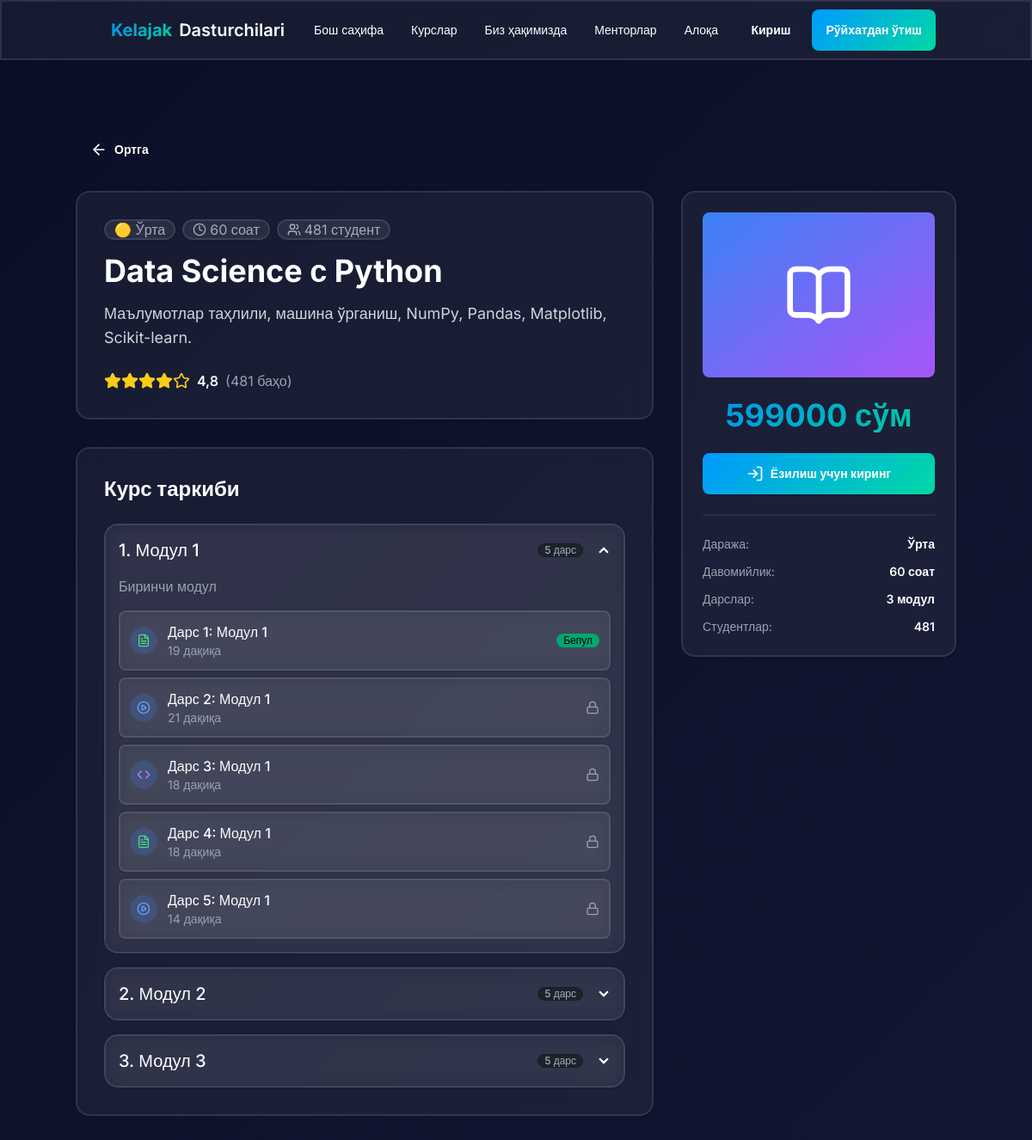
The page /courses/data-science-python/ on the database its author committed.
### courses/models.py (models this page shows, shortened)
class Course(models.Model):
    LEVEL_CHOICES = (
        ('beginner', 'Бошланувчи'),
        ('intermediate', 'Ўрта'),
        ('advanced', 'Илғор'),
    )
    title = models.CharField(max_length=200, verbose_name='Номи')
    slug = models.SlugField(unique=True, blank=True)
    description = models.TextField(verbose_name='Тавсиф')
    thumbnail = models.ImageField(upload_to='courses/', blank=True, null=True, verbose_name='Расм')
    level = models.CharField(max_length=20, choices=LEVEL_CHOICES, default='beginner', verbose_name='Даража')
    duration_hours = models.IntegerField(default=0, verbose_name='Давомийлик (соат)')
    is_free = models.BooleanField(default=False, verbose_name='Бепулми?')
    price = models.DecimalField(max_digits=10, decimal_places=2, default=0, verbose_name='Нарх')
    students_count = models.IntegerField(default=0, verbose_name='Талабалар сони')
    rating = models.FloatField(default=0.0, verbose_name='Рейтинг')
    is_published = models.BooleanField(default=False, verbose_name='Чоп этилганми?')
    created_at = models.DateTimeField(auto_now_add=True)
    updated_at = models.DateTimeField(auto_now=True)
    class Meta:
        verbose_name = 'Курс'
        verbose_name_plural = 'Курслар'
        ordering = ['-created_at']

class Module(models.Model):
    course = models.ForeignKey(Course, on_delete=models.CASCADE, related_name='modules', verbose_name='Курс')
    title = models.CharField(max_length=200, verbose_name='Номи')
    description = models.TextField(blank=True, verbose_name='Тавсиф')
    order = models.IntegerField(default=0, verbose_name='Тартиб')
    created_at = models.DateTimeField(auto_now_add=True)
    class Meta:
        verbose_name = 'Модул'
        verbose_name_plural = 'Модуллар'
        ordering = ['order']

class Lesson(models.Model):
    LESSON_TYPE_CHOICES = (
        ('video', 'Видео'),
        ('text', 'Матн'),
        ('quiz', 'Квиз'),
        ('code', 'Код машқи'),
    )
    module = models.ForeignKey(Module, on_delete=models.CASCADE, related_name='lessons', verbose_name='Модул')
    title = models.CharField(max_length=200, verbose_name='Номи')
    lesson_type = models.CharField(max_length=20, choices=LESSON_TYPE_CHOICES, default='video', verbose_name='Тур')
    content = models.TextField(blank=True, verbose_name='Контент')
    video_url = models.URLField(blank=True, verbose_name='Видео URL')
    duration_minutes = models.IntegerField(default=0, verbose_name='Давомийлик (дақиқа)')
    order = models.IntegerField(default=0, verbose_name='Тартиб')
    xp_reward = models.IntegerField(default=50, verbose_name='XP бонус')
    is_free = models.BooleanField(default=False, verbose_name='Бепулми?')
    created_at = models.DateTimeField(auto_now_add=True)
    updated_at = models.DateTimeField(auto_now=True)
    class Meta:
        verbose_name = 'Дарс'
        verbose_name_plural = 'Дарслар'
        ordering = ['order']

### courses/views.py (the view)
# urls.py: path('<slug:slug>/', views.course_detail, name='course_detail'),
def course_detail(request, slug):
    course = get_object_or_404(Course, slug=slug, is_published=True)
    modules = course.modules.prefetch_related('lessons').all()
    is_enrolled = False
    enrollment = None
    if request.user.is_authenticated:
        enrollment = Enrollment.objects.filter(user=request.user, course=course).first()
        is_enrolled = enrollment is not None
    context = {
        'course': course,
        'modules': modules,
        'is_enrolled': is_enrolled,
        'enrollment': enrollment,
    }
    return render(request, 'courses/course_detail.html', context)

### templates/courses/course_detail.html (shortened to what this page needs)
{% extends 'base.html' %}
{% block content %}
<section class="min-h-screen px-4 py-20">
    <div class="container mx-auto">
        <div class="mb-6" data-aos="fade-right">
            <a href="{% url 'course_list' %}" class="btn btn-ghost text-white">
                <i data-lucide="arrow-left" class="w-5 h-5"></i>
                Ортга
            </a>
        </div>
        <div class="grid grid-cols-1 lg:grid-cols-3 gap-8">
            <div class="lg:col-span-2 space-y-8">
                <div class="glass rounded-2xl p-8" data-aos="fade-up">
                    <div class="flex flex-wrap gap-2 mb-4">
                        <div class="badge badge-lg glass">
                            {% if course.level == 'beginner' %}
                                🟢 Бошланувчи
                            {% elif course.level == 'intermediate' %}
                                🟡 Ўрта
                            {% else %}
                                🔴 Илғор
                            {% endif %}
                        </div>
                        <div class="badge badge-lg glass">
                            <i data-lucide="clock" class="w-4 h-4 mr-1"></i>
                            {{ course.duration_hours }} соат
                        </div>
                        <div class="badge badge-lg glass">
                            <i data-lucide="users" class="w-4 h-4 mr-1"></i>
                            {{ course.students_count }} студент
                        </div>
                    </div>
                    <h1 class="text-3xl md:text-4xl font-bold text-white mb-4">{{ course.title }}</h1>
                    <p class="text-gray-300 text-lg mb-6">{{ course.description }}</p>
                    <div class="flex items-center gap-4">
                        <div class="flex items-center gap-2">
                            <div class="flex text-yellow-400">
                                <i data-lucide="star" class="w-5 h-5 fill-current"></i>
                                <i data-lucide="star" class="w-5 h-5 fill-current"></i>
                                <i data-lucide="star" class="w-5 h-5 fill-current"></i>
                                <i data-lucide="star" class="w-5 h-5 fill-current"></i>
                                <i data-lucide="star" class="w-5 h-5"></i>
                            </div>
                            <span class="text-white font-semibold">{{ course.rating }}</span>
                            <span class="text-gray-400">({{ course.students_count }} баҳо)</span>
                        </div>
                    </div>
                </div>
                <div class="glass rounded-2xl p-8" data-aos="fade-up">
                    <h2 class="text-2xl font-bold text-white mb-6">Курс таркиби</h2>
                    {% if modules %}
                        <div class="space-y-4">
                            {% for module in modules %}
                            <div class="collapse collapse-arrow glass">
                                <div class="collapse-title text-xl font-medium text-white">
                                    <div class="flex items-center justify-between">
                                        <span>{{ forloop.counter }}. {{ module.title }}</span>
                                        <span class="badge badge-sm">{{ module.lessons.count }} дарс</span>
                                    </div>
                                </div>
                                <div class="collapse-content">
                                    <p class="text-gray-400 mb-4">{{ module.description }}</p>
                                    <div class="space-y-2">
                                        {% for lesson in module.lessons.all %}
                                        <div class="flex items-center justify-between p-3 glass rounded-lg hover:bg-white/10 transition-all">
                                            <div class="flex items-center gap-3">
                                                <div class="w-8 h-8 rounded-full bg-blue-500/20 flex items-center justify-center">
                                                    {% if lesson.lesson_type == 'video' %}
                                                        <i data-lucide="play-circle" class="w-4 h-4 text-blue-400"></i>
                                                    {% elif lesson.lesson_type == 'text' %}
                                                        <i data-lucide="file-text" class="w-4 h-4 text-green-400"></i>
                                                    {% elif lesson.lesson_type == 'quiz' %}
                                                        <i data-lucide="help-circle" class="w-4 h-4 text-yellow-400"></i>
                                                    {% else %}
                                                        <i data-lucide="code" class="w-4 h-4 text-purple-400"></i>
                                                    {% endif %}
                                                </div>
                                                <div>
                                                    <p class="text-white font-medium">{{ lesson.title }}</p>
                                                    <p class="text-sm text-gray-400">{{ lesson.duration_minutes }} дақиқа</p>
                                                </div>
                                            </div>
                                            {% if lesson.is_free %}
                                                <div class="badge badge-sm badge-success">Бепул</div>
                                            {% elif not is_enrolled %}
                                                <i data-lucide="lock" class="w-4 h-4 text-gray-400"></i>
                                            {% endif %}
                                        </div>
                                        {% endfor %}
                                    </div>
                                </div>
                            </div>
                            {% endfor %}
                        </div>
                    {% else %}
                        <p class="text-gray-400 text-center py-8">Ҳозирча дарслар қўшилмаган</p>
                    {% endif %}
                </div>
            </div>
            <div class="space-y-6">
                <div class="glass rounded-2xl p-6 sticky top-24" data-aos="fade-up">
                    <div class="w-full h-48 rounded-lg bg-gradient-to-br from-blue-500 to-purple-500 mb-6 overflow-hidden">
                        {% if course.thumbnail %}
                            <img src="{{ course.thumbnail.url }}" alt="{{ course.title }}" class="w-full h-full object-cover">
                        {% else %}
                            <div class="w-full h-full flex items-center justify-center">
                                <i data-lucide="book-open" class="w-20 h-20 text-white"></i>
                            </div>
                        {% endif %}
                    </div>
                    {% if not course.is_free %}
                        <div class="text-center mb-6">
                            <div class="text-4xl font-bold gradient-text">{{ course.price|floatformat:0 }} сўм</div>
                        </div>
                    {% endif %}
                    {% if is_enrolled %}
                        <a href="{% url 'dashboard' %}" class="btn btn-primary-custom w-full text-white mb-4">
                            <i data-lucide="play-circle" class="w-5 h-5"></i>
                            Давом этиш
                        </a>
                        <div class="alert alert-success">
                            <i data-lucide="check-circle" class="w-5 h-5"></i>
                            <span>Сиз бу курсга ёзилгансиз</span>
                        </div>
                        {% if enrollment %}
                        <div class="mt-4">
                            <div class="flex justify-between text-sm text-gray-400 mb-2">
                                <span>Прогресс</span>
                                <span>{{ enrollment.progress_percentage|floatformat:0 }}%</span>
                            </div>
                            <progress class="progress progress-primary w-full" value="{{ enrollment.progress_percentage }}" max="100"></progress>
                        </div>
                        {% endif %}
                    {% else %}
                        {% if user.is_authenticated %}
                            <form method="POST" action="{% url 'enroll_course' course.slug %}">
                                {% csrf_token %}
                                <button type="submit" class="btn btn-primary-custom w-full text-white glow">
                                    <i data-lucide="check" class="w-5 h-5"></i>
                                    {% if course.is_free %}Бепул бошлаш{% else %}Харид қилиш{% endif %}
                                </button>
                            </form>
                        {% else %}
                            <a href="{% url 'login' %}?next={{ request.path }}" class="btn btn-primary-custom w-full text-white">
                                <i data-lucide="log-in" class="w-5 h-5"></i>
                                Ёзилиш учун киринг
                            </a>
                        {% endif %}
                    {% endif %}
                    <div class="divider"></div>
                    <div class="space-y-3">
                        <div class="flex items-center justify-between text-sm">
                            <span class="text-gray-400">Даража:</span>
                            <span class="text-white font-semibold">
                                {% if course.level == 'beginner' %}Бошланувчи
                                {% elif course.level == 'intermediate' %}Ўрта
                                {% else %}Илғор{% endif %}
                            </span>
                        </div>
                        <div class="flex items-center justify-between text-sm">
                            <span class="text-gray-400">Давомийлик:</span>
                            <span class="text-white font-semibold">{{ course.duration_hours }} соат</span>
                        </div>
                        <div class="flex items-center justify-between text-sm">
                            <span class="text-gray-400">Дарслар:</span>
                            <span class="text-white font-semibold">{{ modules|length }} модул</span>
                        </div>
                        <div class="flex items-center justify-between text-sm">
                            <span class="text-gray-400">Студентлар:</span>
                            <span class="text-white font-semibold">{{ course.students_count }}</span>
                        </div>
                    </div>
                </div>
            </div>
        </div>
    </div>
</section>
{% endblock %}

### templates/base.html (style rules this page uses)
* { font-family: 'Inter', sans-serif; }
:root { --primary: #0099FF; --secondary: #00D9A3; --accent: #FF6B6B; --dark: #0A0E27; }
body { background: linear-gradient(135deg, #0A0E27 0%, #1a1f3a 100%); min-height: 100vh; }
.gradient-text { background: linear-gradient(135deg, #0099FF 0%, #00D9A3 100%); -webkit-background-clip: text; -webkit-text-fill-color: transparent; background-clip: text; }
.glass { background: rgba(255, 255, 255, 0.05); backdrop-filter: blur(10px); border: 1px solid rgba(255, 255, 255, 0.1); }
.btn-primary-custom { background: linear-gradient(135deg, #0099FF 0%, #00D9A3 100%); border: none; transition: all 0.3s ease; }

### rows shown on the page
Course: duration_hours "60", students_count "481", title "Data Science с Python", description "Маълумотлар таҳлили, машина ўрганиш, NumPy, Pandas, Matplotlib, Scikit-learn.", rating "4,8", price "599000"
Module: title "Модул 1", lessons.count "5", description "Биринчи модул"
Lesson: lesson_type "text" (drawn), title "Дарс 1: Модул 1", duration_minutes "19", is_free "Бепул"
Lesson: lesson_type "video" (drawn), title "Дарс 2: Модул 1", duration_minutes "21", is_free False (drawn)
Lesson: lesson_type "code" (drawn), title "Дарс 3: Модул 1", duration_minutes "18", is_free False (drawn)
Lesson: lesson_type "text" (drawn), title "Дарс 4: Модул 1", duration_minutes "18", is_free False (drawn)
Lesson: lesson_type "video" (drawn), title "Дарс 5: Модул 1", duration_minutes "14", is_free False (drawn)
Module: title "Модул 2", lessons.count "5"
Module: title "Модул 3", lessons.count "5"

### other values the page prints
{{ modules|length }} "3"
